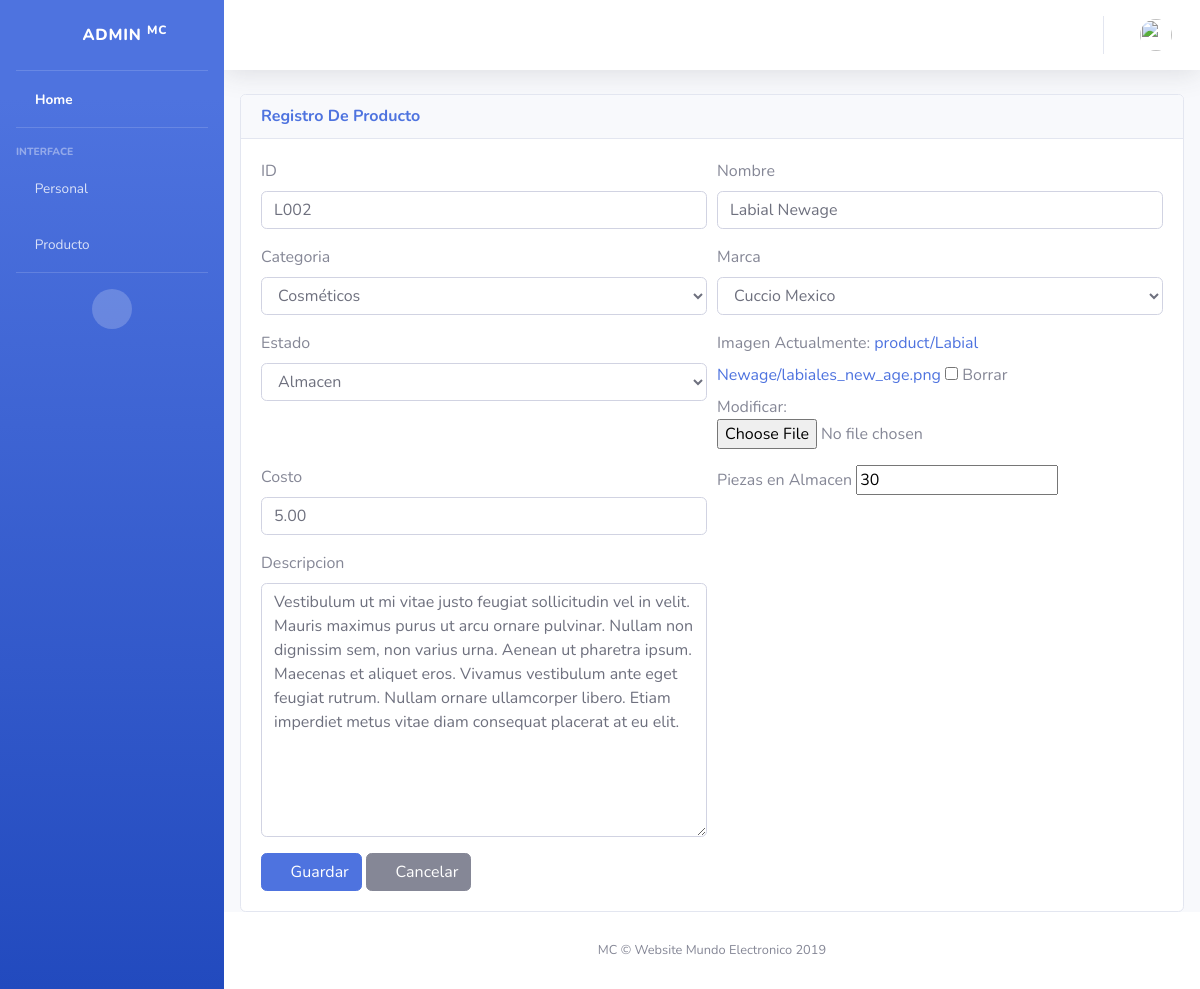
Screenshot of /product/productUpdate/L002/ with the database file from the repository.
### apps/product/models.py (models this page shows, shortened)
class Product(models.Model):
    idProduct = models.CharField(max_length=100, primary_key=True, unique=True)
    name = models.CharField(max_length=100, null=True)
    category = models.ForeignKey(Category, on_delete=models.CASCADE, null=True)
    brand = models.ForeignKey(Brand, on_delete=models.CASCADE, null=True)
    state = models.ForeignKey(State, on_delete=models.CASCADE, null=True)
    status = models.BooleanField(default = True)
    picture = models.ImageField(upload_to=product_directory_path, null=True, blank=True)
    price = models.DecimalField(decimal_places=2, max_digits=10, default=0)
    description = models.TextField(blank=True, null=True)
    stock = models.IntegerField(default=1)
    class Meta:
        verbose_name = 'Product'
        verbose_name_plural = 'Product'

### apps/product/views.py (the view)
# urls.py: path('productUpdate/<str:pk>/', ProductUpdate.as_view(), name='product_update'),
class ProductUpdate(UpdateView):
    model = Product
    form_class = ProductForm
    template_name = 'product/product/product_form.html'
    success_url = reverse_lazy('product:product_list')

### apps/product/models.py (called while the page is built)
    def __str__(self):
        return self .name

    def __str__(self):
        return self.name

    def __str__(self):
        return self.name

### templates/product/product/product_form.html
{% extends 'home/home.html' %}
{% block pageContent %}
    <div class="card mx-3">
        <div class="card-header">
            <h6 class="m-0 font-weight-bold text-primary">Registro De Producto</h6>
        </div>
        <div class="card-body">
            <form method="post" enctype="multipart/form-data" id="staffForm">{% csrf_token %}
                <div class="form-row">
                    <div class="form-group col-md-6">
                        <label for="#">{{ form.idProduct.label }}</label>
                        {{ form.idProduct }}
                    </div>
                    <div class="form-group col-md-6">
                        <label for="#">{{ form.name.label }}</label>
                        {{ form.name }}
                    </div>
                </div>
                <div class="form-row">
                    <div class="form-group col-md-6">
                        <label for="#">{{ form.category.label }}</label>
                        {{ form.category }}
                    </div>
                    <div class="form-group col-md-6">
                        <label for="#">{{ form.brand.label }}</label>
                        {{ form.brand }}
                    </div>
                    <div class="form-group col-md-6">
                    <label for="#">{{ form.state.label }}</label>
                    {{ form.state }}
                		</div>
                    <div class="form-group col-md-6">
                    <label for="#">{{ form.picture.label }}</label>
                    {{ form.picture }}
                		</div>
										<div class="form-group col-md-6">
											<label for="#">{{ form.price.label }}</label>
											{{ form.price }}
										</div>
										<div class="form-group col-md-6">
											<label for="#">{{ form.stock.label }}</label>
											{{ form.stock }}
										</div>
										<div class="form-group col-md-6">
											<label for="#">{{ form.description.label }}</label>
											{{ form.description }}
										</div>
                </div>
                <button type="submit" class="btn btn-primary">
                    <i class="fas fa-save"></i>
                    Guardar
                </button>
                <a href="{% url 'product:product_list' %}" class="btn btn-secondary">
                    <i class="fas fa-times-circle"></i>
                    Cancelar
                </a>
            </form>
        </div>
    </div>
{% endblock %}

### rows the page displays
Product: idProduct "L002", name "Labial Newage", category "Cosméticos", brand "Cuccio Mexico", state "Almacen", price "5.00", stock "30", description "Vestibulum ut mi vitae justo feugiat sollicitudin vel in velit. Mauris maximus purus ut arcu ornare pulvinar. Nullam non dignissim sem, non varius urna. Aenean ut pharetra ipsum. Maecenas et aliquet eros. Vivamus vestibulum ante eget feugiat rutrum. Nullam ornare ullamcorper libero. Etiam imperdiet metus vitae diam consequat placerat at eu elit."
